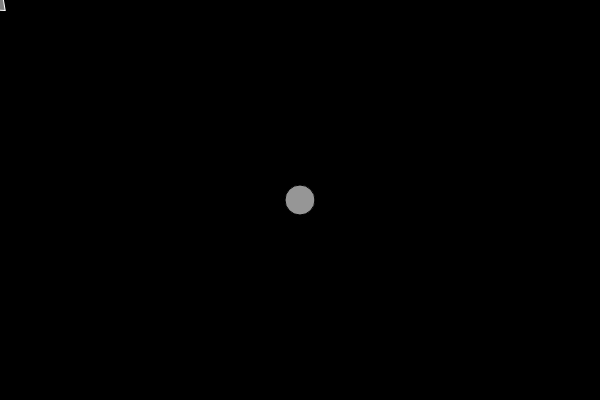
Frame 1 (no input)
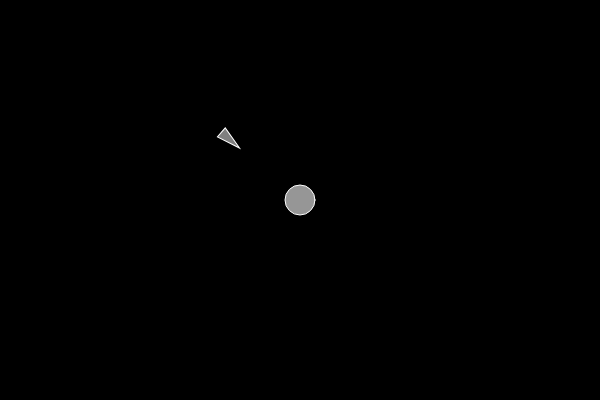
Frame 60 (no input)
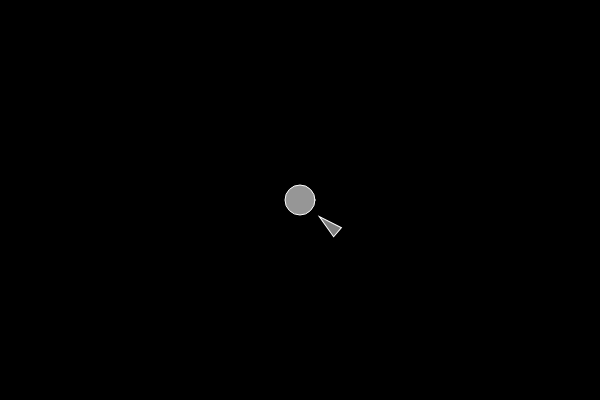
Frame 120 (the mouse pressed at the canvas centre since frame 60)

The p5.js sketch that drew these frames (run headless with seeded random() and noise() and a simulated clock; from frame 60 on, the mouse is pressed at the canvas centre):

// p5.js sketch
// ── sketch.js

let target;
let vehicle;

function setup() {
  createCanvas(600, 400);
  target = new Target();
  vehicle = new Vehicle();
}

function draw() {
  background(0);
  target.moveAccordingTo(mouseX, mouseY);
  target.display();

  vehicle.seek(target);
  vehicle.update();
  vehicle.display();

}

// ── target.js
class Target{
  constructor(){
    this.x = width / 2;
    this.y = height / 2;
    this.radius = 30;
  }

  moveAccordingTo(x, y){
    if(x < width && x > 0)
      this.x = x;
    if(y < height && y > 0)
      this.y = y;
  }

  display(){
    fill(255, 150);
    ellipse(this.x, this.y, this.radius, this.radius);
  }
}

// ── vehicle.js
class Vehicle{
  constructor(x, y){
    this.pos = createVector(0, 0);
    this.vel = createVector(0, -2);
    this.acc = createVector(x, y);
    this.size = 6;
    this.maxSpeed = 8;
    this.maxforce = 0.2;
  }

  update(){
    this.vel.add(this.acc);
    this.vel.limit(this.maxSpeed);
    this.pos.add(this.vel);
    this.acc.mult(0);
  }

  applayForce(force){
    this.acc.add(force);
  }

  seek(target){
    var desired = p5.Vector.sub(new createVector(target.x, target.y), this.pos);
    var d = desired.mag();
    if(d < 100){
      var m = map(d, 0, 100, 0, this.maxspeed);
      desired.setMag(m);
    }else {
      desired.setMag(this.maxSpeed);
    }

    var steer = p5.Vector.sub(desired, this.vel);
    steer.limit(this.maxforce);

    this.applayForce(steer);
  }

  display(){
    var theta = this.vel.heading() + PI / 2;
    fill(127);
    stroke(300);
    strokeWeight(1);
    push();
    translate(this.pos.x, this.pos.y);
    rotate(theta);
    beginShape();
    vertex(0, -this.size * 2);
    vertex(-this.size, this.size * 2);
    vertex(this.size, this.size * 2);
    endShape(CLOSE);
    pop();
  }


}
